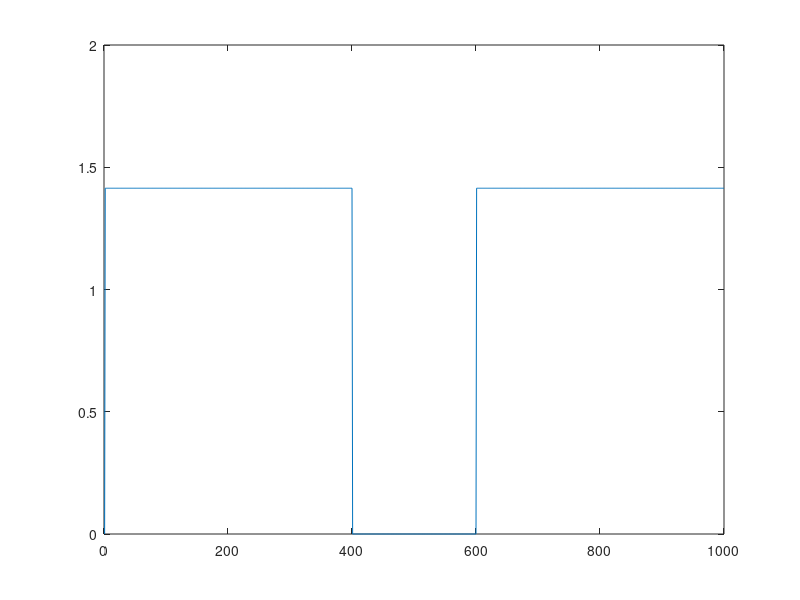
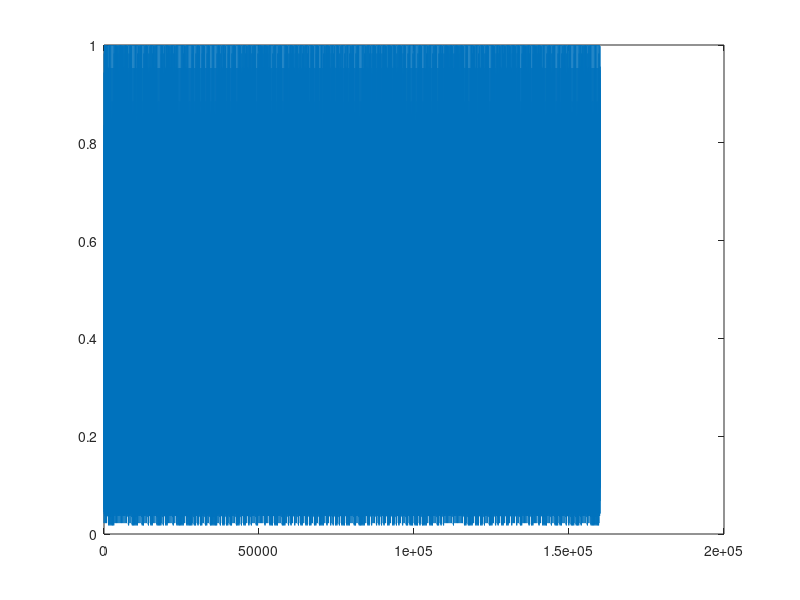
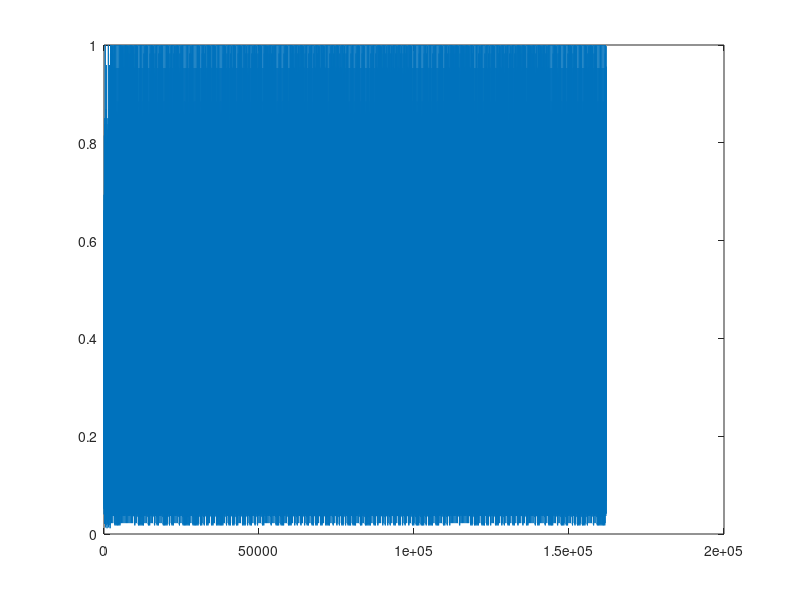

The MATLAB source for these figures, in order: (Note: this script raises an error after producing the figures.)
clear all
close all
clc

fc = 1000e6;
fs = 30e6;

M = 4;   
Pream_len = 1000;
Chip_len = 400;
Data_len = 400;

% Формируем преамбулу
x = randi([0, M-1],1,Pream_len); % Случайное сообщение

% Используем 16-точечную КАМ
y = qammod(x, M);
y(1:100)=0;
y(901:end)=0;
y = fftshift(y);
y(1)=0;

Buf_len_koef = 3;
figure
plot(abs(y));

sig1 = ifft(y);
pream = [sig1, sig1];
% формируем сигналы для 0 и 1


% zero chip

chip_zero = randn(1,Chip_len) + 1i*randn(1,Chip_len);
chip_zero = chip_zero/max(chip_zero);

% one chip

chip_one = randn(1,Chip_len) + 1i*randn(1,Chip_len);
chip_one = chip_one/max(chip_one);

data = randi([0, 1],1,Data_len); % Случайное сообщение

for i = 1:Data_len
if data(i) == 1
sig_inf(i*Chip_len-Chip_len+1:i*Chip_len) = chip_one;
end

if data(i) == 0
sig_inf(i*Chip_len-Chip_len+1:i*Chip_len) = chip_zero;
end

end

figure
plot(abs(sig_inf));


pream = pream/max(pream);


frame_tx = [pream, sig_inf];

figure
plot(abs(frame_tx));
Tx_Data = frame_tx.';

%% Передатчик


tx = sdrtx('Pluto','RadioID','usb:0'); % Определяем устройство передачи 
tx.ShowAdvancedProperties = true;
tx.UseCustomFilter = false;
tx.CenterFrequency = fc; % Задаем несущую частоту
tx.BasebandSampleRate = fs; % Задаем полосу частот
tx.Gain =-50; % -89.75 ... 0
transmitRepeat(tx, Tx_Data); % Передача данных Tx_Data
% tx.ShowAdvancedProperties = true;
% 

%% Приемник

rx = sdrrx('Pluto','RadioID','usb:1'); % Определяем устройство передачи
rx.CenterFrequency = fc; % Выбираем несущую частоту
rx.BasebandSampleRate = fs; % Выбираем полосу частот
rx.Gain = 10; % -4 ... 71

rx.ShowAdvancedProperties = true;
rx.EnableQuadratureCorrection = true;
rx.EnableRFDCCorrection = true;
rx.EnableBasebandDCCorrection = true;

rx.OutputDataType = 'double';
rx.SamplesPerFrame = length(Tx_Data)*Buf_len_koef; % Размер буффера



rx_data_in_time=[];
rx_data_in_time(:,1) = rx(); % Принятые данные
rx_data_in_time = rx_data_in_time.';


korr = xcorr(rx_data_in_time, pream);

[A,B] = max(korr(1:length(rx_data_in_time)+length(rx_data_in_time)/2));

start = B-length(rx_data_in_time) +1;
% sym1 = rx_data_in_time(start:start+Pream_len-1);
% sym2 = rx_data_in_time(start+Pream_len:start+2*Pream_len-1);

figure
plot(abs(korr));

sig_inf_reciv = rx_data_in_time(start+Pream_len*2:start+Pream_len*2+Chip_len*Data_len-1);


corr=xcorr(sig_inf_reciv,chip_one);
figure
plot(abs(corr));

chip_matr = reshape(sig_inf_reciv, Chip_len, Data_len);

chip_matr = chip_matr.';

for i = 1: Data_len
korr_koeff_one(i) = abs(sum(chip_matr (i,:).*conj(chip_one)));
korr_koeff_zero(i) = abs(sum(chip_matr (i,:).*conj(chip_zero)));
if (korr_koeff_one (i)>korr_koeff_zero(i))
bits_demod (i) = 1;
else
    bits_demod (i) = 0;
end
end

[number,ratio] = biterr(data,bits_demod)
